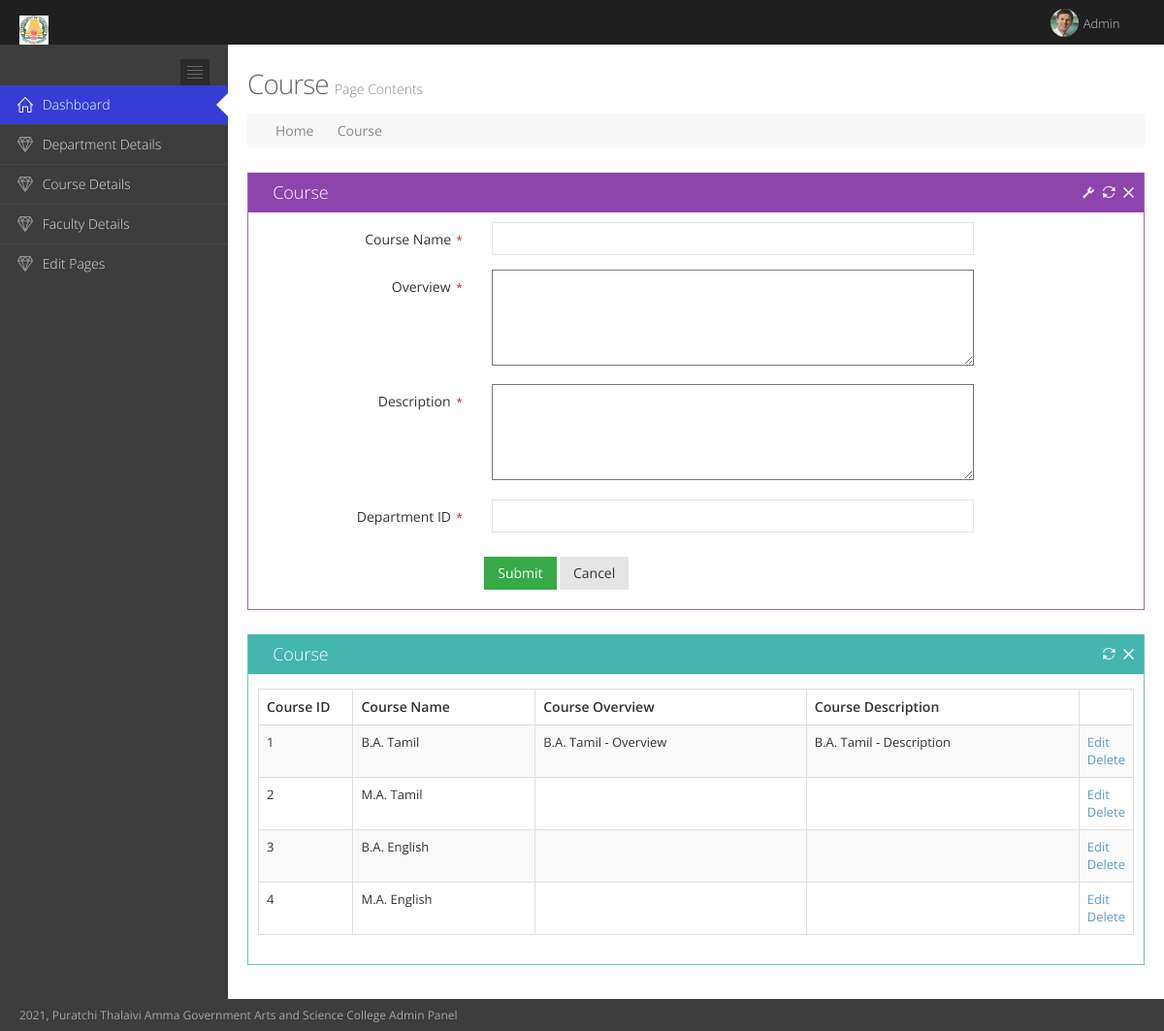
Page /AdminPanel/course.php (signed in) on the committed database.
### tables this page shows
CREATE TABLE `course` (
  `CourseID` int(11) NOT NULL,
  `CourseName` varchar(100) NOT NULL,
  `CourseOverview` varchar(500) NOT NULL,
  `CourseDescription` varchar(2000) NOT NULL,
  `CourseCurriculumURL` varchar(500) NOT NULL,
  `Dept_ID` int(11) NOT NULL
);

### AdminPanel/course.php (the view, shortened to what this page needs)
<?php
include("./header.php");
	$title="Course";
?>
	<div class="page-content-wrapper">
		<div class="page-content">
			<h3 class="page-title">
			<?php echo $title;?> <small>Page Contents</small>
			</h3>
			<div class="page-bar">
				<ul class="page-breadcrumb">
					<li>
						<i class="fa fa-home"></i>
						<a href="dashboard.php">Home</a>
						<i class="fa fa-angle-right"></i>
					</li>
					<li>
						<a href="#"><?php echo $title;?></a>
					</li>
				</ul>
			</div>
			<div class="row">
				<div class="col-md-12">
					<div class="portlet box purple" >
						<div class="portlet-title">
							<div class="caption">
								<i class="fa fa-gift"></i><?php echo $title;?>
							</div>
							<div class="tools">
								<a href="#portlet-config" data-toggle="modal" class="config" data-original-title="" title="">
								</a>
								<a href="javascript:;" class="reload" data-original-title="" title="">
								</a>
								<a href="javascript:;" class="remove" data-original-title="" title="">
								</a>
							</div>
						</div>
						<div class="portlet-body form">
							<form action="Courseadd.php"  class="form-horizontal"  method="POST" enctype="multipart/form-data"  >
                                <div class="col-md-12" style="background:#fff;">
                                <div class="form-body">
                            	<div class="form-group">
										<label class="control-label col-md-3"> <?php echo $title;?> Name<span class="required" aria-required="true">
										* </span>
										</label>
										<div class="col-md-7">
											<input type="text" id="Header" name="Name" required data-required="1" class="form-control" >
										</div>
									</div>
                                    <div class="form-group">
										<label class="control-label col-md-3">Overview <span class="required" aria-required="true">
										* </span>
										</label>
										<div class="col-md-7">
											<textarea rows="5"  cols="80" name="Overview" style="width:100%" value=""  required></textarea>
										</div>
									</div>
									<div class="form-group">
										<label class="control-label col-md-3">Description <span class="required" aria-required="true">
										* </span>
										</label>
										<div class="col-md-7">
											<textarea rows="5"  cols="80" name="Description" style="width:100%" value=""  required></textarea>
										</div>
									</div>
									<div class="form-group">
										<label class="control-label col-md-3"> Department ID<span class="required" aria-required="true">
										* </span>
										</label>
										<div class="col-md-7">
											<input type="number" id="Dept_ID" name="Dept_ID" required data-required="1" class="form-control" >
										</div>
									</div>
                        </div>
                                </div>
                            <div class="form-actions" style="background: #fff;">
									<div class="row">
										<div class="col-md-offset-3 col-md-9">
											<button type="submit" class="btn green">Submit</button>
											<button type="button" class="btn default">Cancel</button>
										</div>
									</div>
								</div>
							</form>
						</div>
					</div>
					 <div class="portlet box green-haze">
						<div class="portlet-title">
							<div class="caption">
								<i class="fa fa-globe"></i><?php echo $title;?>
							</div>
							<div class="tools">
								<a href="javascript:;" class="reload" data-original-title="" title="">
								</a>
								<a href="javascript:;" class="remove" data-original-title="" title="">
								</a>
							</div>
						</div>
						<div class="portlet-body">
                                <div class=""><table class="table table-striped table-bordered table-hover dataTable no-footer" id="sample_2" role="grid" aria-describedby="sample_2_info">
							<thead>
							<tr role="row"><th class="sorting_asc" tabindex="0" aria-controls="sample_2" rowspan="1" colspan="1" aria-sort="ascending" aria-label="
									 Rendering engine
								: activate to sort column ascending" style="width: 100px;">
									Course ID
								</th>
							   <th class="sorting" tabindex="0" aria-controls="sample_2" rowspan="1" colspan="1" aria-label="
									 Platform(s)
								: activate to sort column ascending" style="width: 200px;">
									Course Name
								</th>
							      <th class="sorting" tabindex="0" aria-controls="sample_2" rowspan="1" colspan="1" aria-label="
									 CSS grade
								: activate to sort column ascending" style="width: 300px;">
									 Course Overview
								</th>
								<th class="sorting" tabindex="0" aria-controls="sample_2" rowspan="1" colspan="1" aria-label="CSS grade: activate to sort column ascending" style="width: 300px;">
									 Course Description
								</th>
							</tr>
							</thead>
							<tbody>
<?php
    include './dbConnect.php';
	$query = "SELECT * FROM Course;";
	$results = $db->query($query);
	foreach($results as $dept){
?>
							<tr role="row" class="odd">
								<td class="sorting_1"><?php echo $dept['CourseID'];?></td>
								<td><?php echo $dept['CourseName'];?></td>
							   <td><?php echo $dept['CourseOverview'];?></td>
							   <td><?php echo $dept['CourseDescription'];?></td>
                              <td><a href="Courseedit.php?id=<?php echo $dept['CourseID'];?>">Edit</a>
								<a href="Coursedelete.php?id=<?php echo $dept['CourseID']; ?>" onclick="return myFunction()">Delete</a>
								</td>
							</tr>
<?php } ?>
                            </tbody>
							</table></div>
						</div>
					</div>
				</div>
			</div>
		</div>
	</div>
</div>
<?php include("footer.php");?>
</body>
</html>

### AdminPanel/header.php (shortened to what this page needs)
<!DOCTYPE html>
<html lang="en" class="no-js">
<head>
<link href="assets/global/plugins/font-awesome/css/font-awesome.min.css" rel="stylesheet" type="text/css"/>
<link href="assets/global/plugins/simple-line-icons/simple-line-icons.min.css" rel="stylesheet" type="text/css"/>
<link href="assets/global/plugins/bootstrap/css/bootstrap.min.css" rel="stylesheet" type="text/css"/>
<link href="assets/global/plugins/uniform/css/uniform.default.css" rel="stylesheet" type="text/css"/>
<link href="assets/global/plugins/bootstrap-switch/css/bootstrap-switch.min.css" rel="stylesheet" type="text/css"/>
<link href="assets/global/plugins/bootstrap-daterangepicker/daterangepicker-bs3.css" rel="stylesheet" type="text/css"/>
<link href="assets/global/plugins/fullcalendar/fullcalendar.min.css" rel="stylesheet" type="text/css"/>
<link href="assets/global/plugins/jqvmap/jqvmap/jqvmap.css" rel="stylesheet" type="text/css"/>
<link href="assets/admin/pages/css/tasks.css" rel="stylesheet" type="text/css"/>
<link href="assets/global/css/components.css" id="style_components" rel="stylesheet" type="text/css"/>
<link href="assets/global/css/plugins.css" rel="stylesheet" type="text/css"/>
<link href="assets/admin/layout/css/layout.css" rel="stylesheet" type="text/css"/>
<link href="assets/admin/layout/css/themes/default.css" rel="stylesheet" type="text/css" id="style_color"/>
<link href="assets/admin/layout/css/custom.css" rel="stylesheet" type="text/css"/>
<link type="text/css" rel="stylesheet" href="texteditor/jquery-te-1.4.0.css">
</head>
<body class="page-header-fixed page-quick-sidebar-over-content page-style-square">
<div class="page-header navbar navbar-fixed-top">
	<div class="page-header-inner">
		<div class="page-logo">
			<a href="">
			<img src="../img/favicon.png" alt="logo" class="logo-default" height="30px" width="30px"/>
			</a>
		</div>
		<div class="top-menu">
			<ul class="nav navbar-nav pull-right">
				<li class="dropdown dropdown-user">
					<a href="#" class="dropdown-toggle" data-toggle="dropdown" data-hover="dropdown" data-close-others="true">
					<img alt="" class="img-circle" src="assets/admin/layout/img/avatar3_small.jpg"/>
					<span class="username username-hide-on-mobile">
					Admin </span>
					<i class="fa fa-angle-down"></i>
					</a>
				</li>
			</ul>
		</div>
	</div>
</div>
<div class="page-container">
	<div class="page-sidebar-wrapper">
		<div class="page-sidebar navbar-collapse collapse">
			<ul class="page-sidebar-menu" data-keep-expanded="false" data-auto-scroll="true" data-slide-speed="200">
				<li class="sidebar-toggler-wrapper">
					<div class="sidebar-toggler">
					</div>
				</li>
				<li class="start active open">
					<a href="dashboard.php">
					<i class="icon-home"></i>
					<span class="title">Dashboard</span>
					<span class="selected"></span>
					</a>
				</li>
					<li>
					<a href="department.php">
					<i class="icon-diamond"></i>
					<span class="title">Department Details</span>
					</a>
				</li>
				<li>
					<a href="course.php">
					<i class="icon-diamond"></i>
					<span class="title">Course Details</span>
					</a>
				</li>
				<li>
					<a href="faculty.php">
					<i class="icon-diamond"></i>
					<span class="title">Faculty Details</span>
					</a>
				</li>
				<li>
					<a href="page.php">
					<i class="icon-diamond"></i>
					<span class="title">Edit Pages</span>
					</a>
				</li>
				</ul>
		</div>
	</div>

### AdminPanel/footer.php (shortened to what this page needs)
<div class="page-footer">
	<div class="page-footer-inner">
	2021, Puratchi Thalaivi Amma Government Arts and Science College Admin Panel
	</div>
</div>
</body>
</html>

### AdminPanel/assets/global/css/plugins.css (style rules this page uses)
.dataTable { width: 100%; clear: both; margin-top: 5px; }
.dataTable > thead > tr > th.sorting, .dataTable > thead > tr > th.sorting_asc, .dataTable > thead > tr > th.sorting_desc { padding-right: 18px; }

### AdminPanel/assets/admin/layout/css/themes/default.css (style rules this page uses)
.page-header.navbar { background-color: #1f1f1f; }
.page-header.navbar .top-menu .navbar-nav > li.dropdown .dropdown-toggle > i { color: #999999; }
.page-header.navbar .top-menu .navbar-nav > li.dropdown-user > .dropdown-toggle > .username { color: #c5c5c5; }
.page-header.navbar .top-menu .navbar-nav > li.dropdown-user > .dropdown-toggle > i { color: #c5c5c5; }
.page-sidebar-closed.page-sidebar-fixed .page-sidebar:hover, .page-sidebar { background-color: #3d3d3d; }
.page-sidebar-closed.page-sidebar-fixed .page-sidebar:hover .page-sidebar-menu > li > a, .page-sidebar .page-sidebar-menu > li > a { border-top: 1px solid #484848; color: #d9d9d9; }
.page-sidebar-closed.page-sidebar-fixed .page-sidebar:hover .page-sidebar-menu > li > a > i, .page-sidebar .page-sidebar-menu > li > a > i { color: #888888; }
.page-sidebar-closed.page-sidebar-fixed .page-sidebar:hover .page-sidebar-menu > li > a > i[class^="icon-"], .page-sidebar-closed.page-sidebar-fixed .page-sidebar:hover .page-sidebar-menu > li > a > i[class*="icon-"], .page-sidebar .page-sidebar-menu > li > a > i[class^="icon-"], .page-sidebar .page-sidebar-menu > li > a > i[class*="icon-"] { color: #959595; }
.page-sidebar-closed.page-sidebar-fixed .page-sidebar:hover .page-sidebar-menu > li:hover > a, .page-sidebar-closed.page-sidebar-fixed .page-sidebar:hover .page-sidebar-menu > li.open > a, .page-sidebar .page-sidebar-menu > li:hover > a, .page-sidebar .page-sidebar-menu > li.open > a { background: #303030; color: #d9d9d9; }
.page-sidebar-closed.page-sidebar-fixed .page-sidebar:hover .page-sidebar-menu > li:hover > a > i, .page-sidebar-closed.page-sidebar-fixed .page-sidebar:hover .page-sidebar-menu > li.open > a > i, .page-sidebar .page-sidebar-menu > li:hover > a > i, .page-sidebar .page-sidebar-menu > li.open > a > i { color: #888888; }
.page-sidebar-closed.page-sidebar-fixed .page-sidebar:hover .page-sidebar-menu > li.active > a, .page-sidebar-closed.page-sidebar-fixed .page-sidebar:hover .page-sidebar-menu > li.active.open > a, .page-sidebar .page-sidebar-menu > li.active > a, .page-sidebar .page-sidebar-menu > li.active.open > a { background: #353DD6; border-top-color: transparent; color: white; }
.page-sidebar-closed.page-sidebar-fixed .page-sidebar:hover .page-sidebar-menu > li.active > a > i, .page-sidebar-closed.page-sidebar-fixed .page-sidebar:hover .page-sidebar-menu > li.active.open > a > i, .page-sidebar .page-sidebar-menu > li.active > a > i, .page-sidebar .page-sidebar-menu > li.active.open > a > i { color: white; }
.page-sidebar-closed.page-sidebar-fixed .page-sidebar:hover .page-sidebar-menu > li.active + li > a, .page-sidebar .page-sidebar-menu > li.active + li > a { border-top-color: transparent; }
.page-sidebar-closed.page-sidebar-fixed .page-sidebar:hover .page-sidebar-menu > li.active.open + li > a, .page-sidebar .page-sidebar-menu > li.active.open + li > a { border-top-color: #484848; }
.page-sidebar-closed.page-sidebar-fixed .page-sidebar:hover .page-sidebar-menu > li:last-child > a, .page-sidebar .page-sidebar-menu > li:last-child > a { border-bottom: 1px solid transparent !important; }
.page-sidebar-closed.page-sidebar-fixed .page-sidebar:hover .sidebar-toggler, .page-sidebar .sidebar-toggler { background: url(img/sidebar_inline_toggler_icon_default.jpg); }
.page-footer .page-footer-inner { color: #a3a3a3; }
body { background-color: #3d3d3d; }

### rows in the picture
course: CourseID "1", CourseName "B.A. Tamil", CourseOverview "B.A. Tamil - Overview", CourseDescription "B.A. Tamil - Description"
course: CourseID "2", CourseName "M.A. Tamil"
course: CourseID "3", CourseName "B.A. English"
course: CourseID "4", CourseName "M.A. English"

### other values in the picture
$title "Course"
